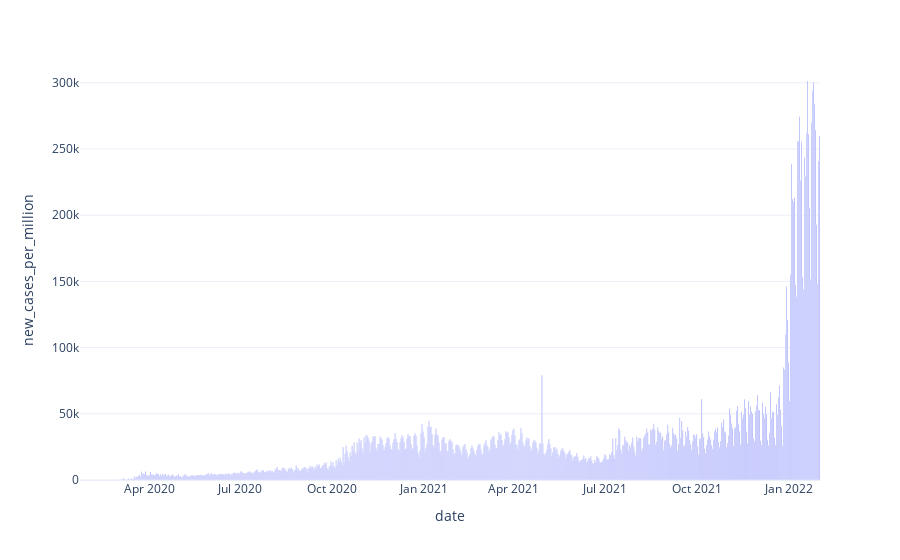

Write notebook code for a chart like this one.
### Code cell
px.bar(df[df['new_cases_per_million']>0].groupby('date').sum().reset_index(),x="date",y="new_cases_per_million",template="plotly_white")

### Figure 1 — Plotly figure (JSON) as saved in the notebook; plotly's stock layout.template omitted (floating-point values rounded to 4 significant figures; data arrays with more than 128 entries replaced by an {"elided": "..."} marker saying what was removed)
{"data": [{"alignmentgroup": "True", "hovertemplate": "date=%{x}<br>new_cases_per_million=%{y}<extra></extra>", "legendgroup": "", "marker": {"color": "#636efa", "pattern": {"shape": ""}}, "name": "", "offsetgroup": "", "orientation": "v", "showlegend": false, "textposition": "auto", "type": "bar", "x": {"elided": "741 str values"}, "xaxis": "x", "y": {"elided": "741 float values"}, "yaxis": "y"}], "layout": {"barmode": "relative", "legend": {"tracegroupgap": 0}, "margin": {"t": 60}, "xaxis": {"anchor": "y", "domain": [0, 1], "title": {"text": "date"}}, "yaxis": {"anchor": "x", "domain": [0, 1], "title": {"text": "new_cases_per_million"}}}}
